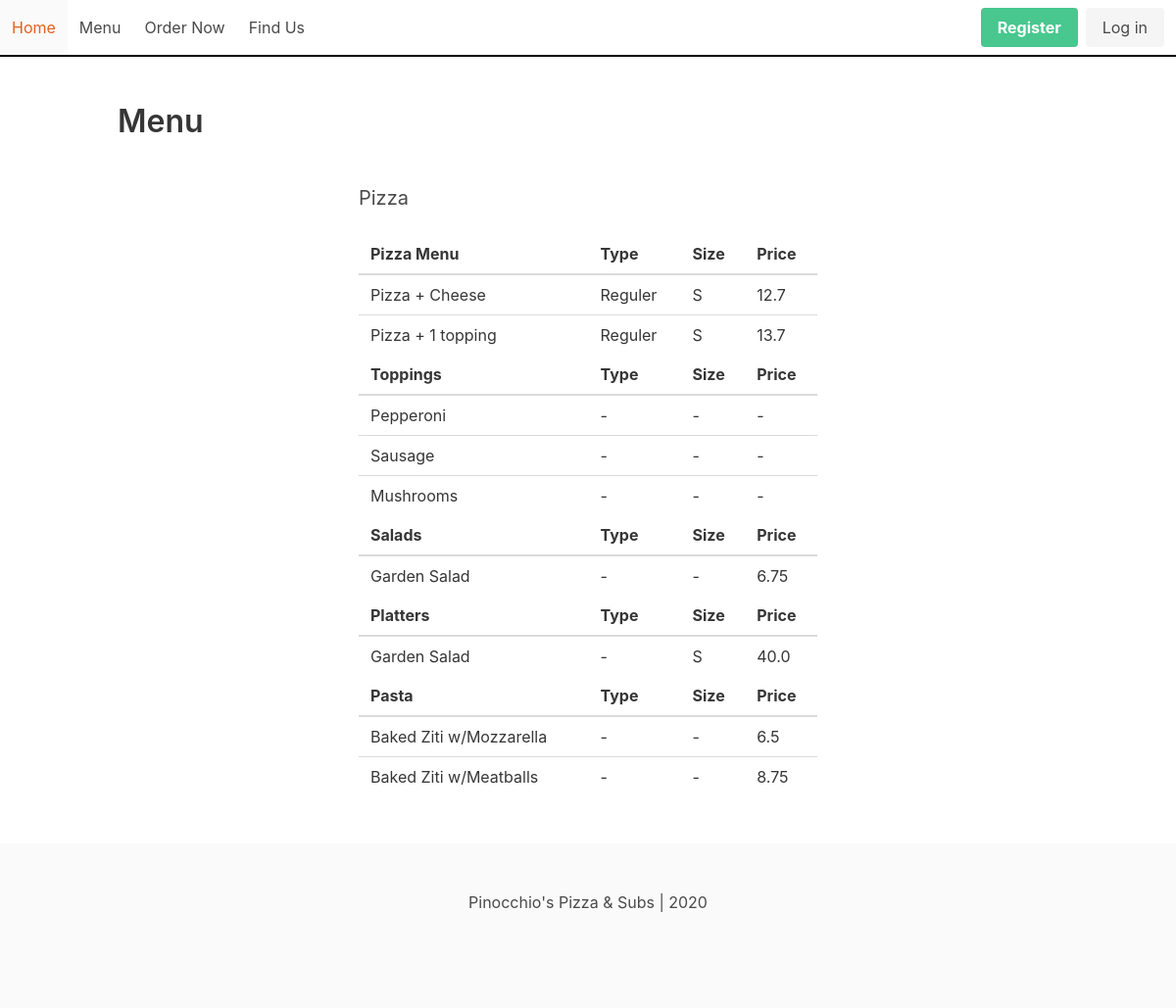
The page /menu on the database its author committed.
### pizza/models.py (models this page shows, shortened)
class Pizza(models.Model):
    PIZZA_SIZE = (
        ("S", "Small"),
        ("L", "Large")
    )
    PIZZA_TYPE = (
        ("Reguler", "Reguler"),
        ("Sicilian","Sicilian")
    )
    pizza_type = models.CharField(max_length=8, choices=PIZZA_TYPE)
    pizza_menu = models.CharField(max_length=64)
    size = models.CharField(max_length=1, choices=PIZZA_SIZE)
    price = models.FloatField()

class Toppings(models.Model):
    PIZZA_TOPPINGS = (
        ("Pepperoni", "Pepperoni"),
        ("Sausage", "Sausage"),
        ("Mushrooms", "Mushrooms"),
        ("Onions", "Onions"),
        ("Ham", "Ham"),
        ("Canadian Bacon", "Canadian Bacon"),
        ("Pineapple", "Pineapple"),
        ("Eggplant", "Eggplant"),
        ("Tomato & Basil", "Tomato & Basil"),
        ("Green Peppers", "Green Peppers"),
        ("Hamburger","Hamburger"),
        ("Spinach","Spinach"),
        ("Artichoke", "Artichoke"),
        ("Buffalo Chicken", "Buffalo Chicken"),
        ("Barbecue Chicken","Barbecue Chicken"),
        ("Anchovies", "Anchovies"),
        ("Black Olives", "Black Olives"),
        ("Fresh Gralic", "Fresh Gralic"),
        ("Zucchini", "Zucchini")
    )
    topping = models.CharField(max_length=64, choices=PIZZA_TOPPINGS)

class Salads(models.Model):
    salad = models.CharField(max_length=64)
    price = models.FloatField()

class Platters(models.Model):
    SALAD_SIZE = (
        ("S", "Small"),
        ("L", "Large")
    )
    platter = models.CharField(max_length=64)
    size = models.CharField(max_length=1, choices=SALAD_SIZE)
    price = models.FloatField()

class Pasta(models.Model):
    menu = models.CharField(max_length=64)
    price = models.FloatField()

### pizza/views.py (the view)
# urls.py: path("menu", views.menu, name='menu'),
def menu(request):
    context = {
        "pizza": Pizza.objects.all(),
        "toppings": Toppings.objects.all(),
        "salads": Salads.objects.all(),
        "platters": Platters.objects.all(),
        "pasta": Pasta.objects.all(),
        "menu": Menu.objects.all(),
    }
    return render(request, "pizza/menu.html", context)

### pizza/templates/pizza/menu.html (shortened to what this page needs)
{% extends "pizza/base.html" %}
{% block body %}
<section class="section">
    <div class="container">
        <h1 class="title">Menu</h1>
        <br>
        <div class="columns is-centered">
            <div class="column is-half">
                <h2 id="pizza" class="subtitle">Pizza</h2>
                <table class="table is-hoverable is-fullwidth">
                    <thead>
                        <tr>
                            <th>Pizza Menu</th>
                            <th>Type</th>
                            <th>Size</th>
                            <th>Price</th>
                        </tr>
                    </thead>
                    <tbody>
                        {% for p in pizza %}
                            <tr>
                                <td>{{ p.pizza_menu }}</td>
                                <td>{{ p.pizza_type }}</td>
                                <td>{{ p.size }}</td>
                                <td>{{ p.price }}</td>
                            </tr>
                        {% endfor %}
                    </tbody>
                    <thead>
                        <tr>
                            <th>Toppings</th>
                            <th>Type</th>
                            <th>Size</th>
                            <th>Price</th>
                        </tr>
                    </thead>
                    <tbody>
                        {% for topping in toppings %}
                            <tr>
                                <td>{{ topping.topping }}</td>
                                <td>-</td>
                                <td>-</td>
                                <td>-</td>
                            </tr>
                        {% endfor %}
                    </tbody>
                    <thead>
                        <tr>
                            <th>Salads</th>
                            <th>Type</th>
                            <th>Size</th>
                            <th>Price</th>
                        </tr>
                    </thead>
                    <tbody>
                        {% for salad in salads %}
                            <tr>
                                <td>{{ salad.salad }}</td>
                                <td>-</td>
                                <td>-</td>
                                <td>{{ salad.price }}</td>
                            </tr>
                        {% endfor %}
                    </tbody>
                    <thead>
                        <tr>
                            <th>Platters</th>
                            <th>Type</th>
                            <th>Size</th>
                            <th>Price</th>
                        </tr>
                    </thead>
                    <tbody>
                        {% for platter in platters %}
                            <tr>
                                <td>{{ platter.platter }}</td>
                                <td>-</td>
                                <td>{{ platter.size }}</td>
                                <td>{{ platter.price }}</td>
                            </tr>
                        {% endfor %}
                    </tbody>
                    <thead>
                        <tr>
                            <th>Pasta</th>
                            <th>Type</th>
                            <th>Size</th>
                            <th>Price</th>
                        </tr>
                    </thead>
                    <tbody>
                        {% for p in pasta %}
                            <tr>
                                <td>{{ p.menu }}</td>
                                <td>-</td>
                                <td>-</td>
                                <td>{{ p.price }}</td>
                            </tr>
                        {% endfor %}
                    </tbody>
                </table>
            </div>
        </div>
    </div>
</section>
{% endblock %}

### pizza/static/pizza/main.css (style rules this page uses)
body { display: flex; min-height: 100vh; flex-direction: column; }
section { flex: 1; }

### rows shown on the page
Pizza: pizza_menu "Pizza + Cheese", pizza_type "Reguler", size "S", price "12.7"
Pizza: pizza_menu "Pizza + 1 topping", pizza_type "Reguler", size "S", price "13.7"
Toppings: topping "Pepperoni"
Toppings: topping "Sausage"
Toppings: topping "Mushrooms"
Salads: salad "Garden Salad", price "6.75"
Platters: platter "Garden Salad", size "S", price "40.0"
Pasta: menu "Baked Ziti w/Mozzarella", price "6.5"
Pasta: menu "Baked Ziti w/Meatballs", price "8.75"
